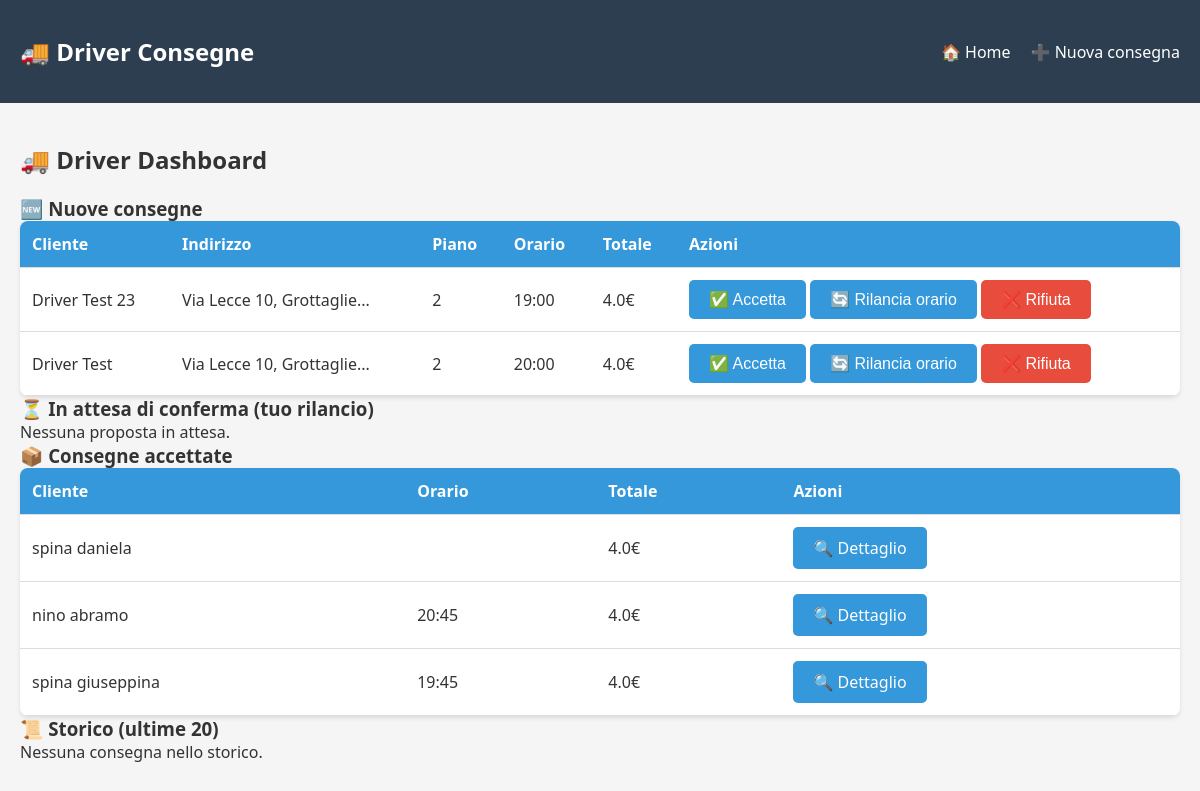
The page / on the database its author committed.
### models.py (models this page shows, shortened)
class Consegna(db.Model):
    __tablename__ = 'consegne'
    id = db.Column(db.String(36), primary_key=True, default=lambda: str(uuid.uuid4()))
    stato = db.Column(db.String(50), default='richiesta')  # richiesta, attesa_conferma, accettata, consegnata, cancellata
    data_creazione = db.Column(db.DateTime, default=datetime.utcnow)
    comm_nome = db.Column(db.String(100), nullable=False)
    comm_telefono = db.Column(db.String(20), nullable=False)
    comm_indirizzo_partenza = db.Column(db.String(200), nullable=False)
    cliente_nome = db.Column(db.String(100), nullable=False)
    cliente_telefono = db.Column(db.String(20), nullable=False)
    cliente_indirizzo_consegna = db.Column(db.String(200), nullable=False)
    cliente_piano = db.Column(db.Integer, default=0)  # 0 = piano terra / nessun piano
    cliente_note = db.Column(db.Text, default='')
    fragile = db.Column(db.Boolean, default=False)
    tariffa_base = db.Column(db.Float, default=3.0)
    supplemento_piano = db.Column(db.Float, default=0.50)  # 0.50€ per piano (dal 1° in su)
    totale_euro = db.Column(db.Float, default=0)
    orario_richiesto = db.Column(db.String(10), nullable=True)
    orario_proposto_driver = db.Column(db.String(10), nullable=True)
    driver_id = db.Column(db.String(100), nullable=True)
    accettata_il = db.Column(db.DateTime, nullable=True)
    pagata = db.Column(db.Boolean, default=False)

### app.py (the view)
@app.route('/')
def index():
    consegne_richieste = Consegna.query.filter_by(stato='richiesta').order_by(Consegna.data_creazione.desc()).all()
    consegne_attesa = Consegna.query.filter_by(stato='attesa_conferma').order_by(Consegna.data_creazione.desc()).all()
    consegne_accettate = Consegna.query.filter_by(stato='accettata').order_by(Consegna.accettata_il.desc()).all()
    storico = Consegna.query.filter(Consegna.stato.in_(['consegnata', 'cancellata', 'rifiutata'])).order_by(Consegna.data_creazione.desc()).limit(20).all()
    return render_template('index.html',
                         consegne_richieste=consegne_richieste,
                         consegne_attesa=consegne_attesa,
                         consegne_accettate=consegne_accettate,
                         storico=storico)

### templates/index.html (shortened to what this page needs)
{% extends "base.html" %}
{% block content %}
<h2>🚚 Driver Dashboard</h2>
<h3>🆕 Nuove consegne</h3>
{% if consegne_richieste %}
    <table class="tabella">
        <thead>
            <tr><th>Cliente</th><th>Indirizzo</th><th>Piano</th><th>Orario</th><th>Totale</th><th>Azioni</th></tr>
        </thead>
        <tbody>
        {% for c in consegne_richieste %}
        <tr>
            <td>{{ c.cliente_nome }}</td>
            <td>{{ c.cliente_indirizzo_consegna[:30] }}...</td>
            <td>{{ c.cliente_piano }}</td>
            <td>{{ c.orario_richiesto or '--' }}</td>
            <td>{{ c.totale_euro }}€</td>
            <td>
                <button onclick="accetta('{{ c.id }}')" class="btn">✅ Accetta</button>
                <button onclick="rilancia('{{ c.id }}')" class="btn">🔄 Rilancia orario</button>
                <button onclick="rifiuta('{{ c.id }}')" class="btn" style="background:#e74c3c;">❌ Rifiuta</button>
            </td>
        </tr>
        {% endfor %}
        </tbody>
    </table>
{% else %}
    <p>Nessuna consegna in attesa.</p>
{% endif %}
<h3>⏳ In attesa di conferma (tuo rilancio)</h3>
{% if consegne_attesa %}
    <table class="tabella">
        <thead><tr><th>Cliente</th><th>Orario richiesto</th><th>Tu hai proposto</th><th>Totale</th></tr></thead>
        <tbody>
        {% for c in consegne_attesa %}
        <tr>
            <td>{{ c.cliente_nome }}</td>
            <td>{{ c.orario_richiesto }}</td>
            <td><strong>{{ c.orario_proposto_driver }}</strong></td>
            <td>{{ c.totale_euro }}€</td>
        </tr>
        {% endfor %}
        </tbody>
    </table>
{% else %}
    <p>Nessuna proposta in attesa.</p>
{% endif %}
<h3>📦 Consegne accettate</h3>
{% if consegne_accettate %}
    <table class="tabella">
        <thead><tr><th>Cliente</th><th>Orario</th><th>Totale</th><th>Azioni</th></tr></thead>
        <tbody>
        {% for c in consegne_accettate %}
        <tr>
            <td>{{ c.cliente_nome }}</td>
            <td>{{ c.orario_richiesto }}</td>
            <td>{{ c.totale_euro }}€</td>
            <td><a href="{{ url_for('dettaglio_consegna', id=c.id) }}" class="btn">🔍 Dettaglio</a></td>
        </tr>
        {% endfor %}
        </tbody>
    </table>
{% else %}
    <p>Nessuna consegna in corso.</p>
{% endif %}
<h3>📜 Storico (ultime 20)</h3>
{% if storico %}
    <table class="tabella">
        <thead><tr><th>Cliente</th><th>Totale</th><th>Stato</th><th>Pagata</th></tr></thead>
        <tbody>
        {% for c in storico %}
        <tr>
            <td>{{ c.cliente_nome }}</td>
            <td>{{ c.totale_euro }}€</td>
            <td>{{ c.stato }}</td>
            <td>{{ "✅ Sì" if c.pagata else "❌ No" }}</td>
        </tr>
        {% endfor %}
        </tbody>
    </table>
{% else %}
    <p>Nessuna consegna nello storico.</p>
{% endif %}
{% endblock %}

### templates/base.html (shortened to what this page needs)
<!DOCTYPE html>
<html lang="it">
<head>
    <link rel="stylesheet" href="{{ url_for('static', filename='style.css') }}">
</head>
<body>
    <nav>
        <div class="container">
            <h1>🚚 Driver Consegne</h1>
            <ul>
                <li><a href="{{ url_for('index') }}">🏠 Home</a></li>
                <li><a href="{{ url_for('nuova_consegna') }}">➕ Nuova consegna</a></li>
            </ul>
        </div>
    </nav>
    <div class="container">
        {% block content %}{% endblock %}
    </div>
</body>
</html>

### static/style.css (style rules this page uses)
* { margin: 0; padding: 0; box-sizing: border-box; }
body { font-family: 'Segoe UI', Tahoma, Geneva, Verdana, sans-serif; background: #f5f5f5; color: #333; }
.container { max-width: 1200px; margin: 0 auto; padding: 20px; }
nav { background: #2c3e50; color: white; padding: 15px 0; }
nav .container { display: flex; justify-content: space-between; align-items: center; }
nav h1 { font-size: 1.5rem; }
nav ul { list-style: none; display: flex; gap: 20px; }
nav a { color: white; text-decoration: none; }
h2 { margin: 20px 0; }
.tabella { width: 100%; border-collapse: collapse; background: white; border-radius: 8px; overflow: hidden; box-shadow: 0 2px 4px rgba(0,0,0,0.1); }
.tabella th, .tabella td { padding: 12px; text-align: left; border-bottom: 1px solid #ddd; }
.tabella th { background: #3498db; color: white; }
.btn { display: inline-block; background: #3498db; color: white; padding: 10px 20px; border: none; border-radius: 5px; cursor: pointer; text-decoration: none; font-size: 1rem; }

### rows shown on the page
Consegna: cliente_nome "Driver Test 23", cliente_indirizzo_consegna "Via Lecce 10, Grottaglie", cliente_piano "2", orario_richiesto "19:00", totale_euro "4.0"
Consegna: cliente_nome "Driver Test", cliente_indirizzo_consegna "Via Lecce 10, Grottaglie", cliente_piano "2", orario_richiesto "20:00", totale_euro "4.0"
Consegna: cliente_nome "spina daniela", totale_euro "4.0"
Consegna: cliente_nome "nino abramo", orario_richiesto "20:45", totale_euro "4.0"
Consegna: cliente_nome "spina giuseppina", orario_richiesto "19:45", totale_euro "4.0"
